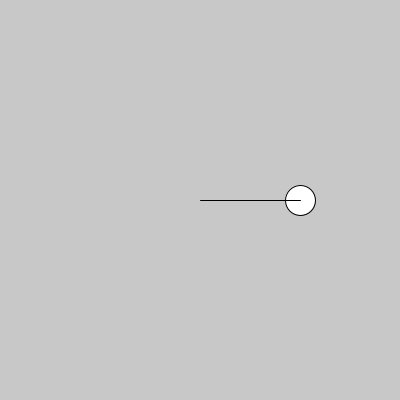
Frame 1 (no input)
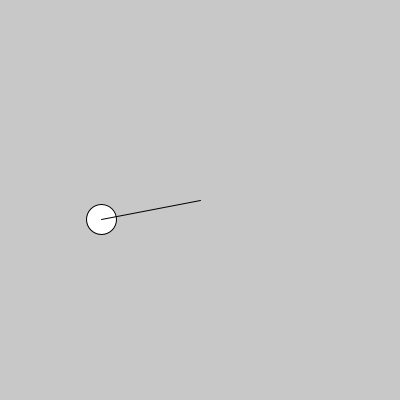
Frame 60 (the mouse pressed at the canvas centre just before this capture)
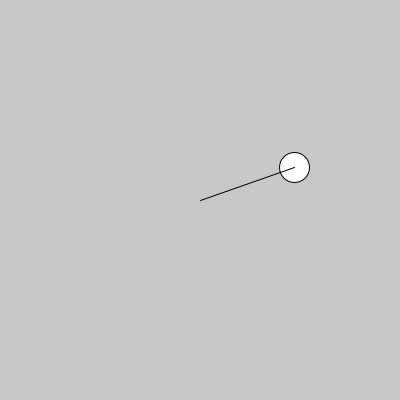
Frame 120 (the mouse held since frame 60 and released just before this capture)

The Processing sketch that drew these frames (run headless with seeded random() and noise(); from frame 60 on, the mouse is pressed at the canvas centre):

// Processing sketch: en3
// ── en3.pde
int f; //フレーム番号
float x; //ボールの中心の座標
float y; //ボールの中心の座標
void setup() {
size(400,400);
f = 0;
x = 300.0;
y = 200.0;
frameRate(100);
}
void draw() {
background(200, 200, 200);
ellipse(x, y, 30, 30);
line(200,200,x,y);
f = f + 1;
x = 200 + 100
* cos(0.05
* f);
y = 200 + 100
* sin(0.05
* f);
}
